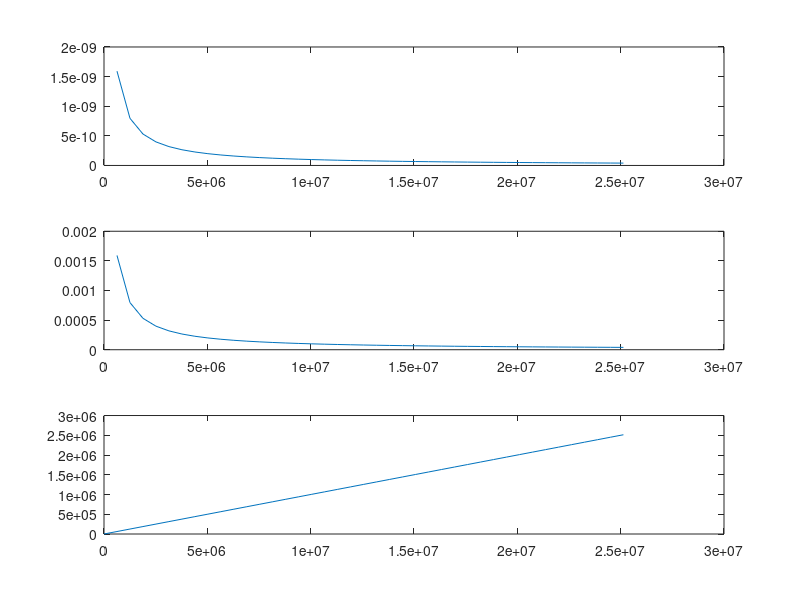

This figure's MATLAB source:
%%Circuito Serie
function [w0,L,C,BW]=cserie
w0=2*pi*(0:0.1e6:4e6);
Q=10;
R=50;
Ri=50;
L=zeros(41,1);
C=zeros(41,1);
BW=zeros(41,1);
for i=1:1:41
L(i)=(Q*(R+Ri))/w0(i);
end
for i=1:1:41
C(i)=1/(w0(i)^2*L(i));
end
for i=1:1:41
BW(i)=(R+Ri)/L(i);
end
subplot(3,1,1);
plot(w0,C);
subplot(3,1,2);
plot(w0,L);
subplot(3,1,3);
plot(w0,BW);
end 